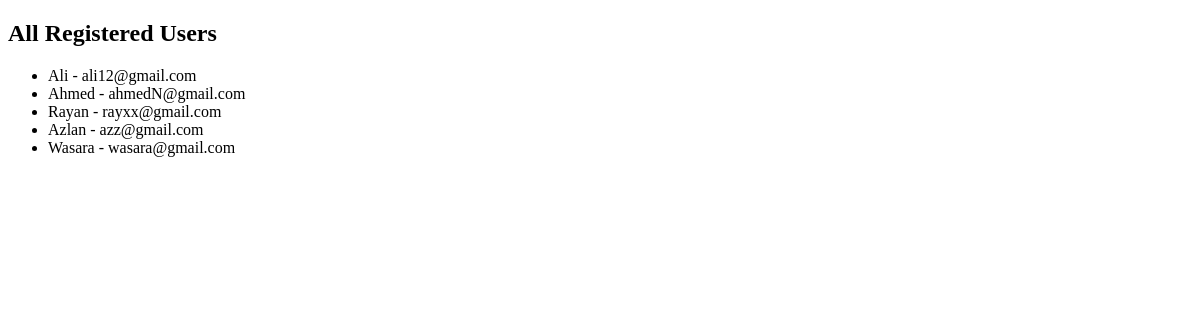
The app's page /allusers, older data.
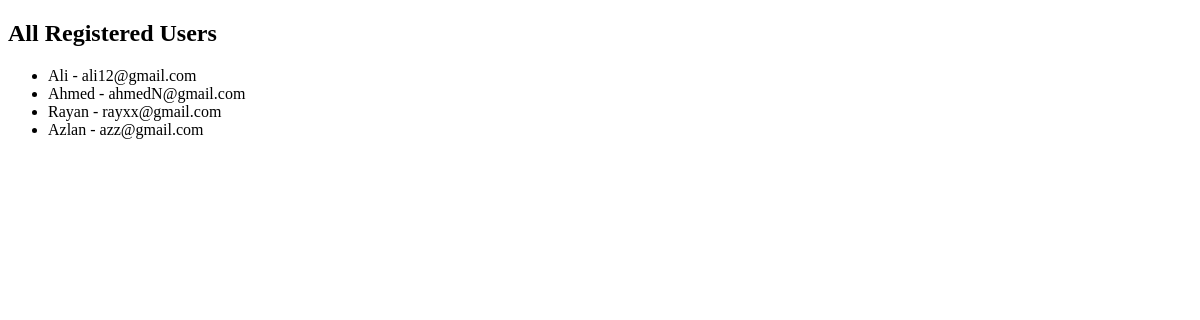
The same page, newer data.
### tables this page shows
CREATE TABLE Users (
    username TEXT PRIMARY KEY,
    email TEXT UNIQUE NOT NULL,
    password TEXT NOT NULL,
    description TEXT,
    noOfBooksRead INTEGER DEFAULT 0
);

### app.py (the view)
@app.route("/allusers")
def all_users():
    conn = get_db_connection()
    cursor = conn.execute("SELECT * FROM Users")
    users = cursor.fetchall()
    conn.close()
    return render_template("allusers.html", users=users)

### app.py (called while the page is built)
def get_db_connection():
    conn = sqlite3.connect(DATABASE)
    conn.row_factory = sqlite3.Row
    return conn

### templates/allusers.html (shortened to what this page needs)
<!DOCTYPE html>
<html>
<head>
<body>
<h2>All Registered Users</h2>
<ul>   {% for user in users %}
    <li>{{ user['username'] }} - {{ user['email'] }}</li>
    {% endfor %} </ul>
</body>
</html>

Row changes from the older to the newer data that the page shows:
removed Users: username "Wasara", email "wasara@gmail.com"
